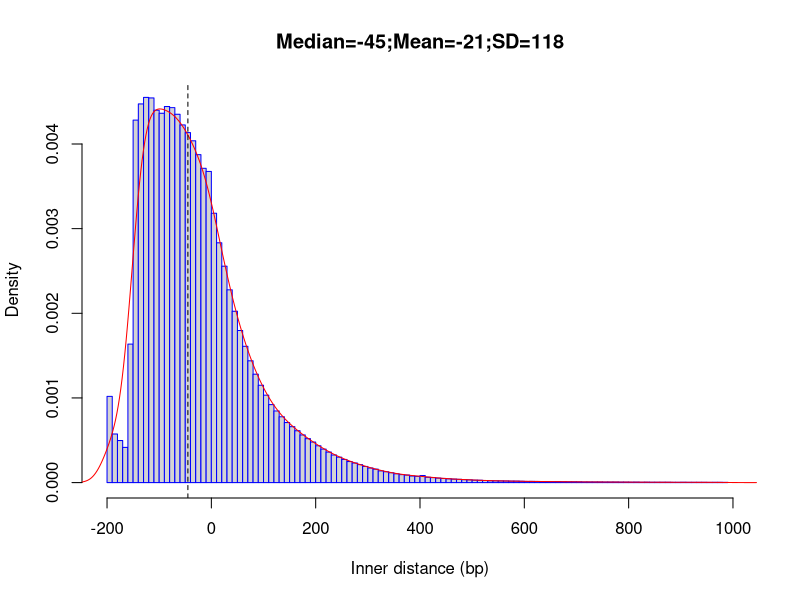

Write R code to recreate this figure.
png("/rds/user/is460/hpc-work/muscle-rnaseq/ezbamqc/output/figs/srpk3_wt_ttnb_het_2.inner_distance_plot.png",width=500,height=500,units="px")
fragsize=rep(c(-195,-185,-175,-165,-155,-145,-135,-125,-115,-105,-95,-85,-75,-65,-55,-45,-35,-25,-15,-5,5,15,25,35,45,55,65,75,85,95,105,115,125,135,145,155,165,175,185,195,205,215,225,235,245,255,265,275,285,295,305,315,325,335,345,355,365,375,385,395,405,415,425,435,445,455,465,475,485,495,505,515,525,535,545,555,565,575,585,595,605,615,625,635,645,655,665,675,685,695,705,715,725,735,745,755,765,775,785,795,805,815,825,835,845,855,865,875,885,895,905,915,925,935,945,955,965,975,985),times=c(116919,65895,57046,47744,187802,491550,513484,522328,521605,504923,500833,509978,508455,499469,485002,474587,463498,444693,426178,421962,365255,325161,293448,261387,232343,206248,184832,165143,146985,132014,118545,105776,97126,89248,81451,75861,70317,64634,59593,55007,49951,45403,41415,37409,34462,31407,28559,26566,24353,21908,19790,18241,15853,14697,13343,11940,10811,10184,8930,8435,9623,7211,6753,6076,5586,5122,4714,4458,3935,3750,3294,3167,2822,2548,2398,2239,2150,1970,2003,1795,1553,1629,1534,1359,1379,1305,1340,1181,1078,1074,1002,814,837,859,799,748,734,734,660,650,570,600,505,512,479,439,498,435,396,353,417,363,383,410,348,321,351,346,279))
frag_sd = round(sd(fragsize),digits=0)
frag_mean = round(mean(fragsize),digits=0)
frag_median = round(median(fragsize),digits=0)
hist(fragsize,probability=T,breaks=120,xlim=c(-200,1000),xlab="Inner distance (bp)",main=paste(c("Median=",frag_median,";","Mean=",frag_mean,";","SD=",frag_sd),collapse=""),border="blue")
lines(density(fragsize,bw=20),col='red')
abline(v=frag_median,lty=2)
dev.state = dev.off()
